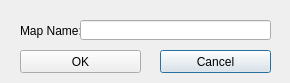
<?xml version="1.0" encoding="UTF-8"?>
<ui version="4.0">
 <class>Dialog</class>
 <widget class="QDialog" name="Dialog">
  <property name="geometry">
   <rect>
    <x>0</x>
    <y>0</y>
    <width>290</width>
    <height>83</height>
   </rect>
  </property>
  <property name="windowTitle">
   <string>Publish Map</string>
  </property>
  <widget class="QPushButton" name="btnCancel">
   <property name="geometry">
    <rect>
     <x>160</x>
     <y>50</y>
     <width>111</width>
     <height>23</height>
    </rect>
   </property>
   <property name="text">
    <string>Cancel</string>
   </property>
  </widget>
  <widget class="QLabel" name="label_3">
   <property name="geometry">
    <rect>
     <x>20</x>
     <y>20</y>
     <width>61</width>
     <height>21</height>
    </rect>
   </property>
   <property name="text">
    <string>Map Name:</string>
   </property>
  </widget>
  <widget class="QPushButton" name="btnOK">
   <property name="geometry">
    <rect>
     <x>20</x>
     <y>50</y>
     <width>121</width>
     <height>23</height>
    </rect>
   </property>
   <property name="text">
    <string>OK</string>
   </property>
  </widget>
  <widget class="QLineEdit" name="txtMapName">
   <property name="geometry">
    <rect>
     <x>80</x>
     <y>20</y>
     <width>191</width>
     <height>20</height>
    </rect>
   </property>
   <property name="text">
    <string/>
   </property>
  </widget>
 </widget>
 <tabstops>
  <tabstop>txtMapName</tabstop>
  <tabstop>btnOK</tabstop>
  <tabstop>btnCancel</tabstop>
 </tabstops>
 <resources/>
 <connections/>
</ui>
